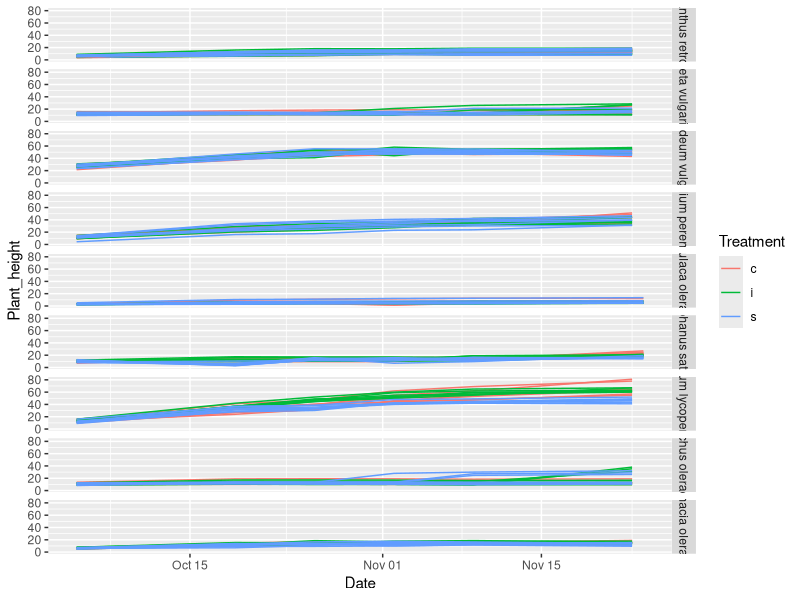
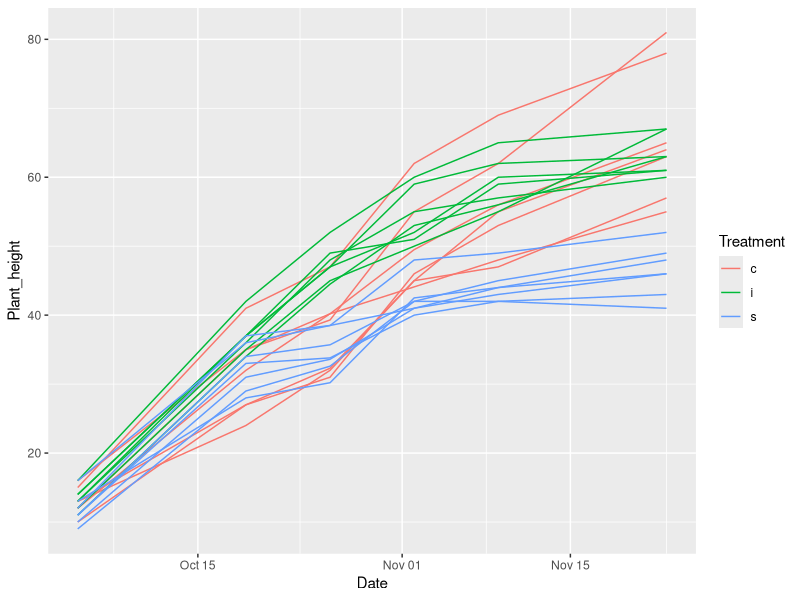

Reproduce these figures in R, in order.
## ---- chunk 1
knitr::opts_chunk$set(echo = TRUE)
## ---- chunk 2
# install.packages("readxl")
readxl::read_excel("data_dec/water_stress.xlsx")
d0 <- readxl::read_excel("data_dec/water_stress.xlsx", sheet = "Data")
## ---- chunk 3
install.packages("ggplot2", dependencies = TRUE)
library(ggplot2)
# All species
ggplot(d0, aes(x= Date, y= Plant_height, group= PlantId, color= Treatment)) + 
  geom_line()+
  facet_grid( Species ~. )

# For Solanum lycopersicum
s1 <- d0[d0$Species=="Solanum lycopersicum",]
ggplot(s1, aes(x= Date, y= Plant_height, group= PlantId, color= Treatment)) + 
  geom_line()

## ---- chunk 4

## ---- chunk 5

## ---- chunk 6

## ---- chunk 7

## ---- chunk 8

## ---- chunk 9

## ---- chunk 10

## ---- chunk 11

## ---- chunk 12
